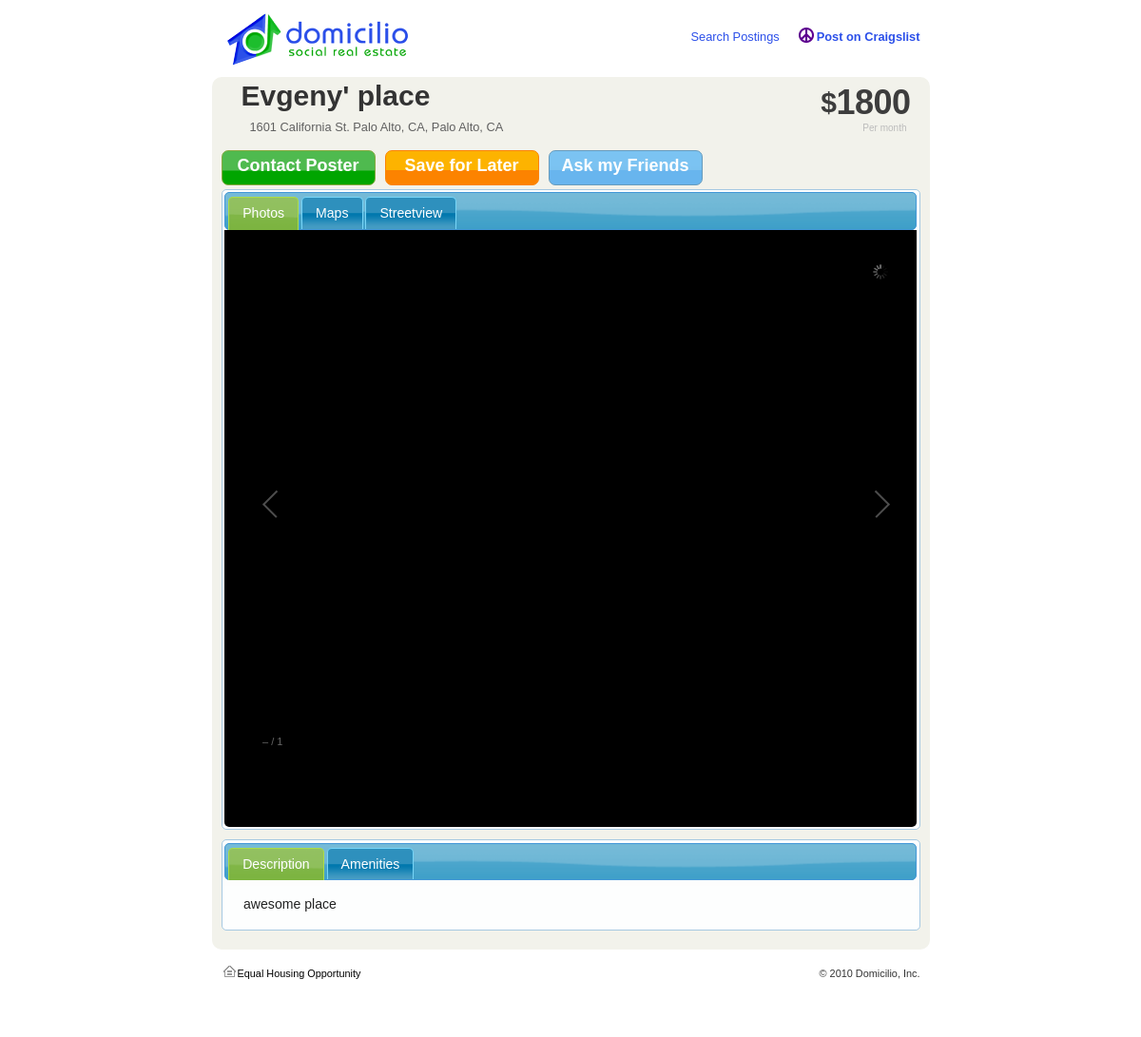
Before: /view_posting.php?id=3 with the older database file.
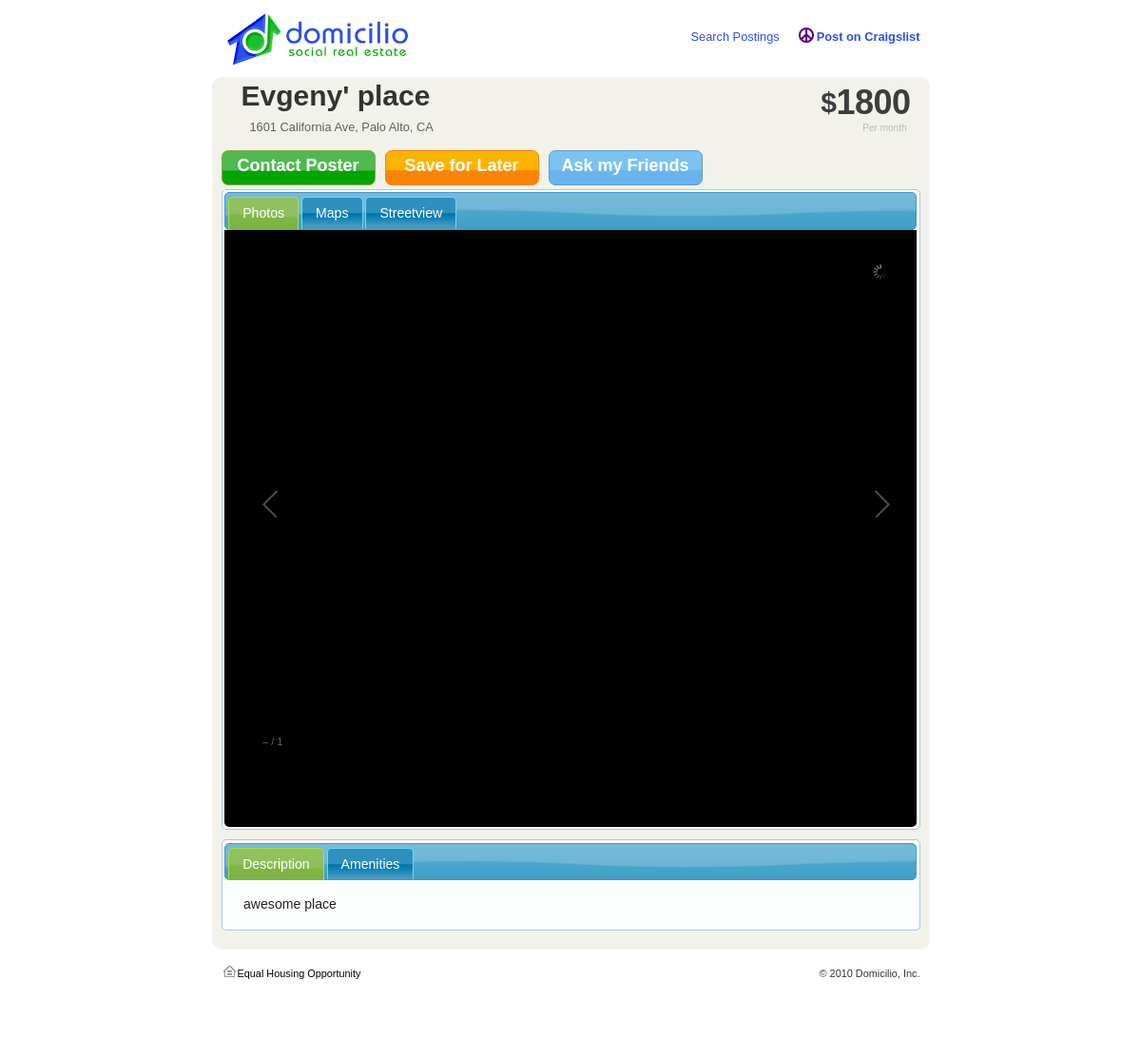
After: the same page with the newer database file.
### tables this page shows
CREATE TABLE postings (
id BIGINT not null AUTO_INCREMENT,
owner_id BIGINT not null,
title varchar(1000),
cost varchar(64),
bedrooms INT,
address varchar(1000),
city varchar(64),
state varchar(32),
info varchar(20000),
location point,
PRIMARY KEY (id)
);

### lib/core.php (called while the page is built, shortened)
<?php
function id($a) {
  return $a;
}
function idx($array, $key, $default = null) {
  return $array[$key];
}
function edx($array, $key, $default = null) {
  if (empty($array) || empty($array[$key])) {
    return $default;
  }
  return $array[$key];
}
?>

### lib/db.php (called while the page is built, shortened)
<?php
require_once('../lib/core.php');
function db_escape( $s )
{
  return mysql_real_escape_string( $s );
}
function db_fetch( $res )
{
  return mysql_fetch_row( $res );
}
function db_query( $query )
{
  $result = mysql_query($query);
  return $result;
}
?>

### lib/Posting.php (called while the page is built, shortened)
<?php
require_once("../lib/core.php");
require_once("../lib/db.php");
class Posting {
  protected
    $id,
    $title,
    $address,
    $state,
    $city,
    $info,
    $cost,
    $ownerId,
    $location = array('lat' => 0, 'lng' => 0),
    $photos = array();
  public static function fromDB($id) {
    $res = db_query("select id, title, cost, address, city, state,"
      . " info, owner_id, X(location), Y(location) from postings where id='"
      . db_escape($id) . "';");
    if ($arr = db_fetch($res)) {
      $id = $arr[0];
      $posting = id(new Posting())
                   ->setId($id)
                   ->setTitle(edx($arr, 1, 'New posting'))
                   ->setCost(edx($arr, 2, 0))
                   ->setAddress(edx($arr, 3, ''))
                   ->setCity(edx($arr, 4, ''))
                   ->setState(edx($arr, 5))
                   ->setInfo(edx($arr, 6, 'No info'))
                   ->setOwnerId(edx($arr, 7, 0))
                   ->setLocation(edx($arr, 8, 0), edx($arr, 9, 0));
      $res = db_query("select photo_id, photo_url,"
          . " photo_url_thumbnail from posting_photos where posting_id = '"
          . db_escape($id) . "';");
      while($arr = db_fetch($res)) {
        $posting->addPhoto($arr[0], $arr[2], $arr[1]);
      }
      return $posting;
    } else {
      return false;
    }
  }
  public function setLocation($new_lat, $new_lng) {
    return $this;
  }
  public function getFullAddress() {
    return $this->getAddress() . ", " . $this->getCity() . ", "
      . $this->getState();
  }
  public function addPhoto($photo_id, $photo_preview, $photo_src) {
    return $this;
  }
  public function setId($new_id) {
    return $this;
  }
  public function setTitle($new_title) {
    $this->title = $new_title;
    return $this;
  }
  public function getTitle() {
    return $this->title;
  }
  public function setInfo($new_info) {
    $this->info = $new_info;
    return $this;
  }
  public function getInfo() {
    return $this->info;
  }
  public function setAddress($new_address) {
    $this->address = $new_address;
    return $this;
  }
  public function getAddress() {
    return $this->address;
  }
  public function setCost($new_cost) {
    $this->cost = $new_cost;
    return $this;
  }
  public function getCost() {
    return $this->cost;
  }
  public function setCity($new_city) {
    $this->city = $new_city;
    return $this;
  }
  public function getCity() {
    return $this->city;
  }
  public function setState($new_state) {
    $this->state = $new_state;
    return $this;
  }
  public function getState() {
    return $this->state;
  }
  public function setOwnerId($new_owner_id) {
    return $this;
  }
}
?>

### www/view_posting.php (the view, shortened to what the changed rows need)
<?php
require_once('../lib/Posting.php');
$id = (int)idx($_GET, 'id', 0);
$posting = Posting::fromDB($id);
if ($posting) {
?>
<div id="view">
<h1><?php echo htmlspecialchars($posting->getTitle()); ?></h1><br/>
<p style="margin-left: 30px;"><?php echo htmlspecialchars($posting->getFullAddress()); ?></p>
<div class="price" style="position: relative; top:-70px;">
      <div class="price_data">
          <sup class="currency_if_required"></sup><sup>$</sup>
      <div class="currency_with_sup"><?php echo htmlspecialchars($posting->getCost()); ?></div>
       </div>
   <div class="price_modifier">                    Per month
    </div>
               </div>
	<div id="contactPoster" class="v3_button" style="float:left;width:140px;height:25px;padding:5px 10px; margin-right:10px;"  onclick="contactPoster()">Contact Poster</div>
	<div id ="savePosting" class="v3_button v3_orange" style="float:left;width:140px;height:25px;padding:5px 10px; margin-right:10px;" onclick="savePosting()">Save for Later</div>
	<div id="askFriends" class="v3_button v3_blue" style="float:left;width:140px;height:25px;padding:5px 10px;margin-right:10px;" onclick="shareWithFriends();">Ask my Friends</div>
	<br /><br />
<div id="tabs">
<ul>
	<li><a href="#tabs-2">Photos</a></li>
	<li><a href="#tabs-3">Maps</a></li>
	<li><a href="#tabs-4">Streetview</a></li>
</ul>
<div id="tabs-2" style="min-height: 400px; min-width:500px; text-align: center;background-color: black;">
	<div class="images" style="height:600px; width: 700px;">
	</div>
</div>
</div>
<div id="tabs2" style="margin-top:10px;margin-bottom:10px;">
<ul>
	<li><a href="#tabs-5">Description</a></li>
	<li><a href="#amenities">Amenities</a></li>
</ul>
<div id="tabs-5">
<div id="description" class="details_content">
            <div id="description_text" class="rounded_less trans">
<?php echo htmlspecialchars($posting->getInfo())?>
            </div>
        </div>
</div>
        </div>
</div>
<?php
} else {
  echo "I don't get it.";
}
  require_once('../lib/footer.php');
?>

Changed rows visible on the page:
changed postings "Evgeny' place": $posting->getFullAddress() "1601 California St. Palo Alto, CA, Palo Alto, CA" → "1601 California Ave, Palo Alto, CA"
